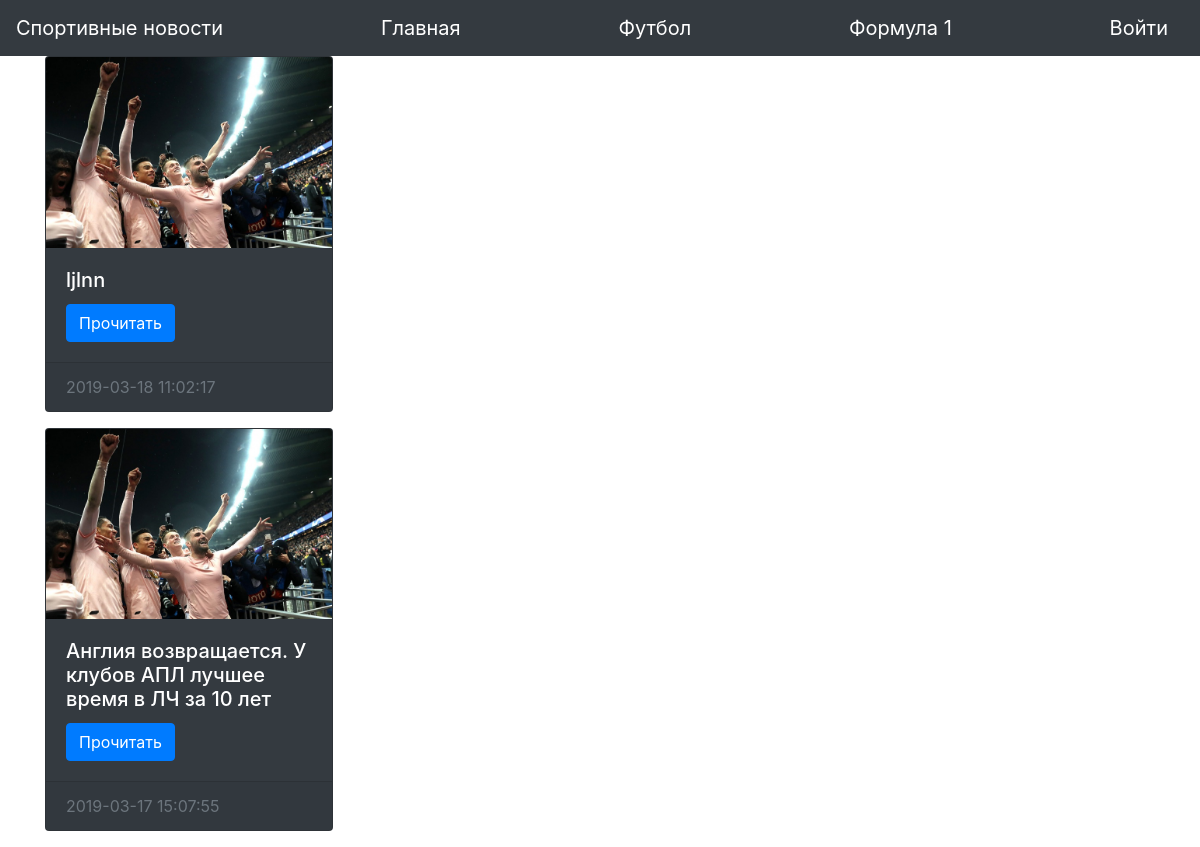
The app's page /index, older data.
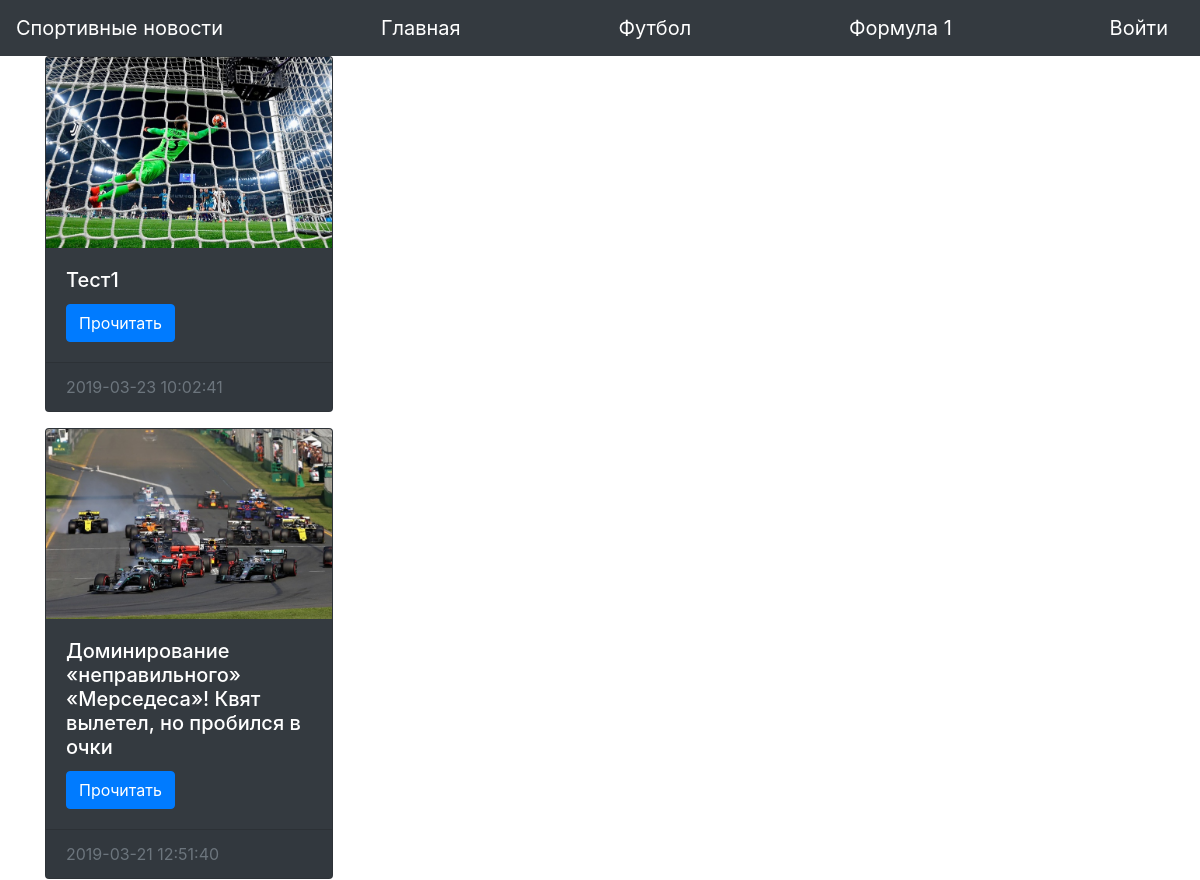
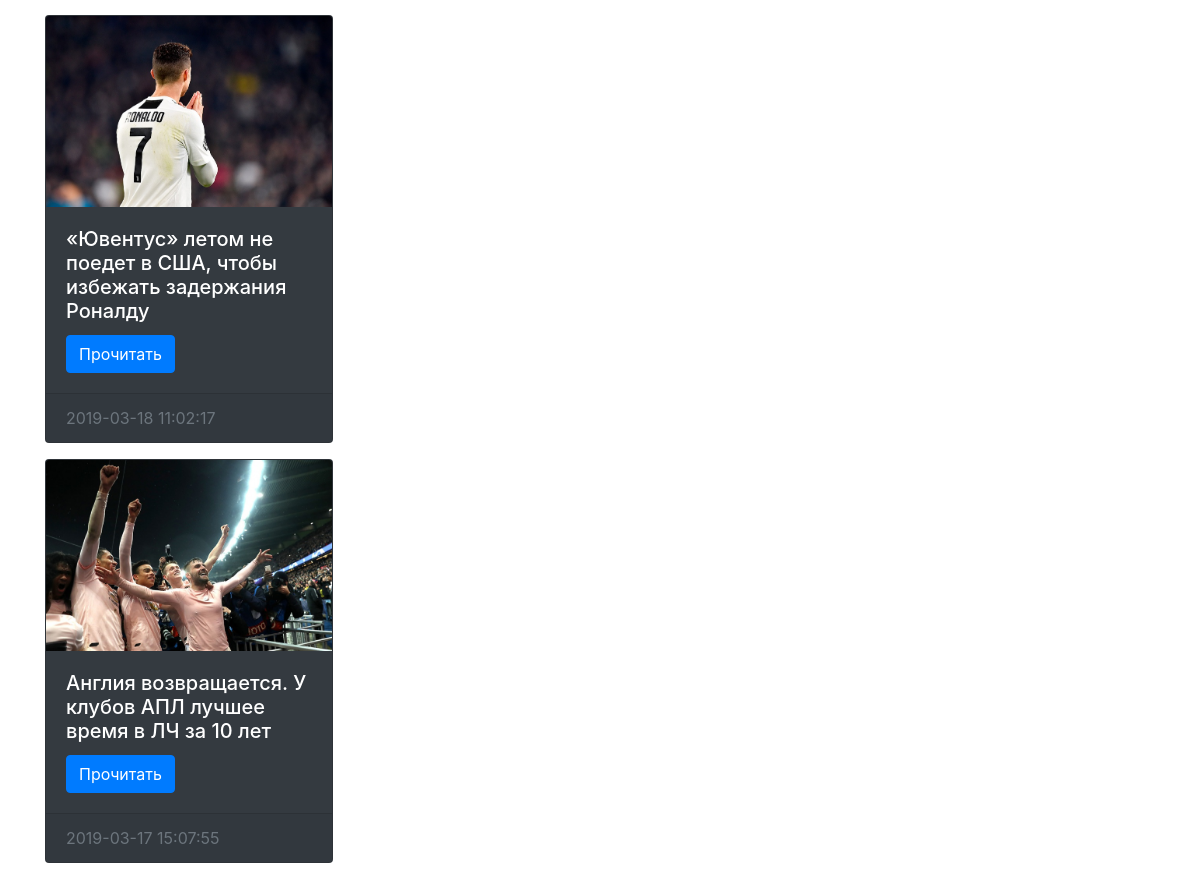
The same page, newer data (2 pictures, top to bottom).
### main.py (models this page shows, shortened)
class News(db.Model):
    id = db.Column(db.Integer, primary_key=True)
    date = db.Column(db.String(80), unique=False, nullable=False)
    category = db.Column(db.String(80), unique=False, nullable=False)
    title = db.Column(db.String(120), unique=False, nullable=False)
    photo = db.Column(db.String(120), unique=False, nullable=False)
    content = db.Column(db.String(1024), unique=False, nullable=False)
    user_id = db.Column(db.Integer,
                        db.ForeignKey('user.id'),
                        nullable=False)
    user = db.relationship('User', backref=db.backref('news', lazy=True))

### main.py (the view)
@app.route('/', methods=['GET', 'POST'])
@app.route('/index', methods=['GET', 'POST'])
def index():
    news_list = News.query.all()
    for news in news_list:
        news.photo = url_for('static', filename=news.photo)
    news_list.sort(key=lambda x: x.id, reverse=True)
    return render_template('index.html', title='Главная', news=news_list)

### templates/index.html
{% extends "base.html" %}
{% block content %}
{% for item in news %}
  <div class="card text-white bg-dark mb-3" style="width: 18rem;">
    <img src="{{ item.photo }}" class="card-img-top" alt="Изображение">
    <div class="card-body">
      <h5 class="card-title">{{ item.title }}</h5>
      <a href="/news/{{ item.id }}" class="btn btn-primary">Прочитать</a>
    </div>
    <div class="card-footer text-muted">
      {{ item.date }}
    </div>
  </div>
{% endfor %}
{% endblock %}

### templates/base.html (shortened to what this page needs)
<!DOCTYPE html>
<html lang="en">
  <head>
    <link rel="stylesheet" href="https://maxcdn.bootstrapcdn.com/bootstrap/4.0.0/css/bootstrap.min.css">
  </head>
  <body>
    <header>
      <nav class="navbar navbar-dark bg-dark">
        <a class="navbar-brand" href="#">Спортивные новости</a>
        <a class="navbar-brand" href="/">Главная</a>
        <a class="navbar-brand" href="/football">Футбол</a>
        <a class="navbar-brand" href="/formula">Формула 1</a>
        {% if not "username" in session %}
          <a class="navbar-brand" href="/login">Войти</a>
        {% endif %}
      </nav>
    </header>
    <main role="main" class="container">
      {% block content %}{% endblock %}
    </main>
  </body>
</html>

Row changes from the older to the newer data that the page shows:
added News: photo (picture), title "Тест1", date "2019-03-23 10:02:41"
added News: photo (picture), title "Доминирование «неправильного» «Мерседеса»! Квят вылетел, но пробился в очки", date "2019-03-21 12:51:40"
changed News: photo: a different picture; title "ljlnn" → "«Ювентус» летом не поедет в США, чтобы избежать задержания Роналду"
